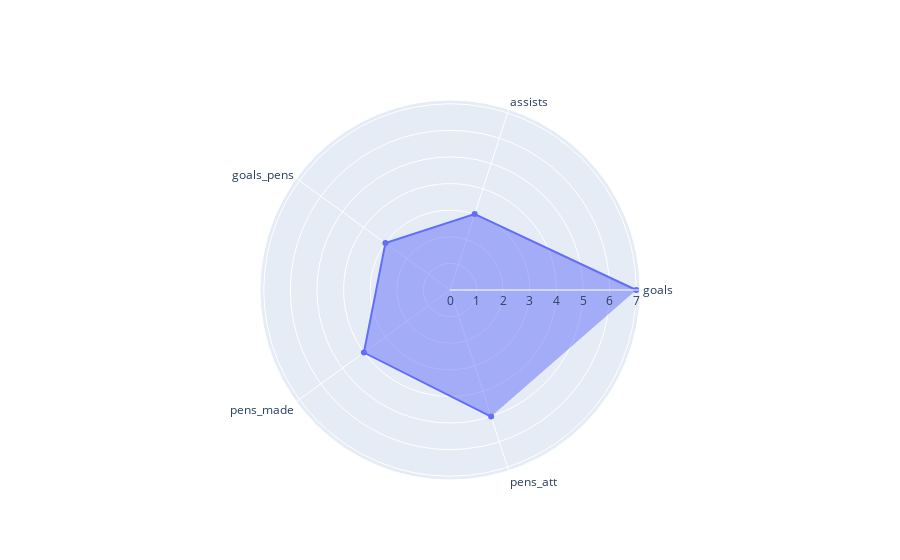

Notebook code cell kept with this figure:
### Code cell
#to make the radar chart
theta = ['goals', 'assists', 'goals_pens', 'pens_made', 'pens_att']
r = []
for t in theta:
    r.append(int(df_player.loc[indice, t]))

#radar chart built
layout = go. Layout(
polar = dict(
radialaxis = dict(
visible = True)),
showlegend=False)
fig = go.Figure(data=go.Scatterpolar(
  r=r,
  theta=theta,
  fill='toself'
))
fig.show()

### Figure 1 — Plotly figure (JSON) as saved in the notebook; plotly's stock layout.template omitted (floating-point values rounded to 4 significant figures)
{"data": [{"fill": "toself", "r": [7, 3, 3, 4, 5], "theta": ["goals", "assists", "goals_pens", "pens_made", "pens_att"], "type": "scatterpolar"}], "layout": {}}
